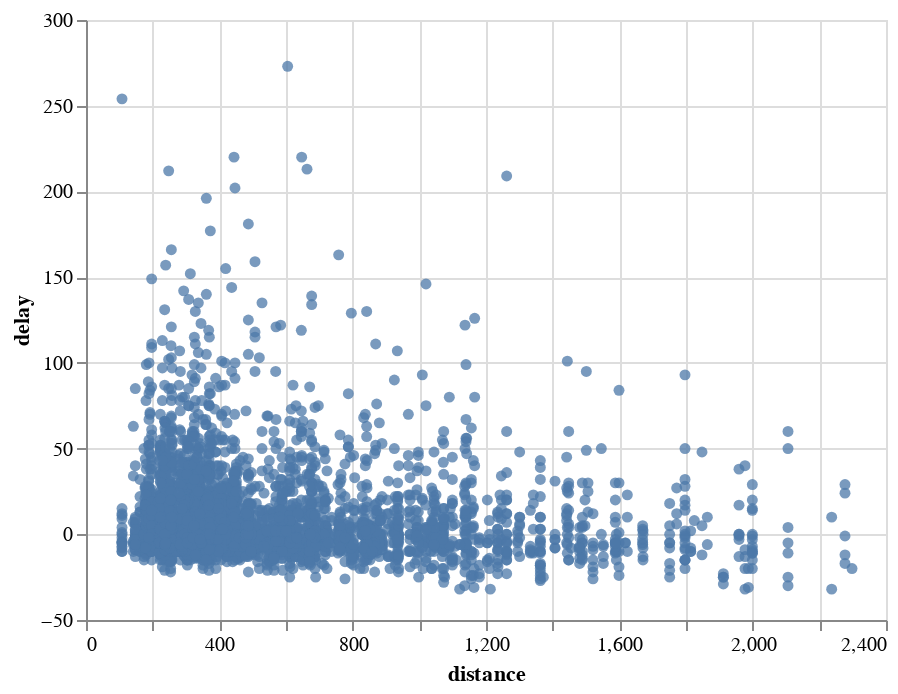

The notebook cell this image was saved under:
### Code cell
# Scatter plot

alt.Chart(df_flights).mark_circle().add_selection(
    selection
).encode(
    x='distance',
    y='delay',
    tooltip='date',
    opacity=alt.condition(selection, alt.value(.75), alt.value(.05))
)


# alt.Chart(movies).mark_circle().add_selection(
#     selection
# ).encode(
#     x='Rotten Tomatoes Rating:Q',
#     y='IMDB Rating:Q',
#     tooltip='Title:N',
#     opacity=alt.condition(selection, alt.value(0.75), alt.value(0.05))
# )

### Figure 1 — Vega-Lite specification as saved in the notebook (floating-point values rounded to 4 significant figures; data arrays with more than 128 entries replaced by an {"elided": "..."} marker saying what was removed)
{"config": {"view": {"width": 400, "height": 300}, "mark": {"tooltip": null}}, "data": {"name": "data-a13f700a514e17f25a28def20f0f930b"}, "mark": "circle", "encoding": {"opacity": {"condition": {"value": 0.75, "selection": "Select"}, "value": 0.05}, "tooltip": {"type": "temporal", "field": "date"}, "x": {"type": "quantitative", "field": "distance"}, "y": {"type": "quantitative", "field": "delay"}}, "selection": {"Select": {"type": "single", "fields": ["origin", "destination"], "bind": {"origin": {"input": "select", "options": ["SAT", "SNA", "SJC", "SMF", "OKC", "PHX", "BHM", "MDW", "TUL", "MSY", "LAS", "BUF", "DTW", "HRL", "MCO", "RNO", "OAK", "JAX", "MCI", "SAN", "BNA", "STL", "FLL", "TPA", "HOU", "LAX", "BWI", "AUS", "ELP", "ONT", "PBI", "ABQ", "IND", "PDX", "DAL", "CLE", "MHT", "AMA", "SLC", "PVD", "SEA", "BOI", "ISP", "OMA", "LBB", "CRP", "RDU", "SDF", "BUR", "MAF", "LIT", "TUS", "BDL", "GEG", "SFO", "JAN", "IAH", "ALB", "CMH"]}, "destination": {"input": "select", "options": ["HOU", "OAK", "SAN", "PHX", "RNO", "STL", "SDF", "OMA", "DAL", "SJC", "BWI", "MDW", "FLL", "SEA", "BHM", "PDX", "SLC", "BNA", "BOI", "TUS", "LAX", "ONT", "MCI", "CMH", "BDL", "LAS", "ISP", "TPA", "ABQ", "SAT", "MAF", "TUL", "ELP", "MCO", "SMF", "MHT", "MSY", "AUS", "PVD", "GEG", "BUR", "CRP", "JAN", "LIT", "SFO", "SNA", "OKC", "CLE", "IND", "HRL", "BUF", "JAX", "RDU", "AMA", "DTW", "PBI", "LBB", "ALB", "IAH"]}}}}, "$schema": "https://vega.github.io/schema/vega-lite/v3.4.0.json", "datasets": {"data-a13f700a514e17f25a28def20f0f930b": {"elided": "5000 records"}}}
